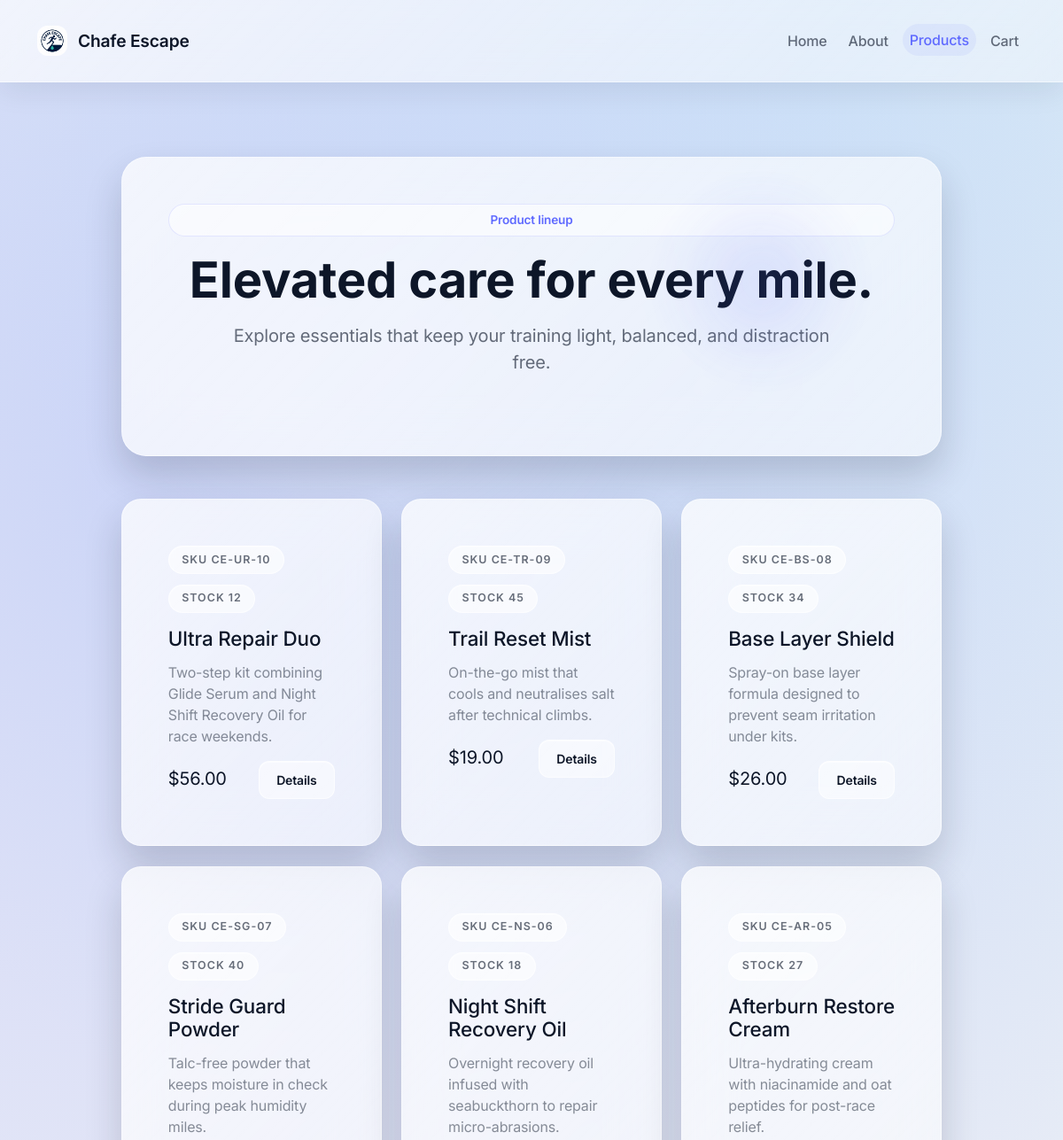
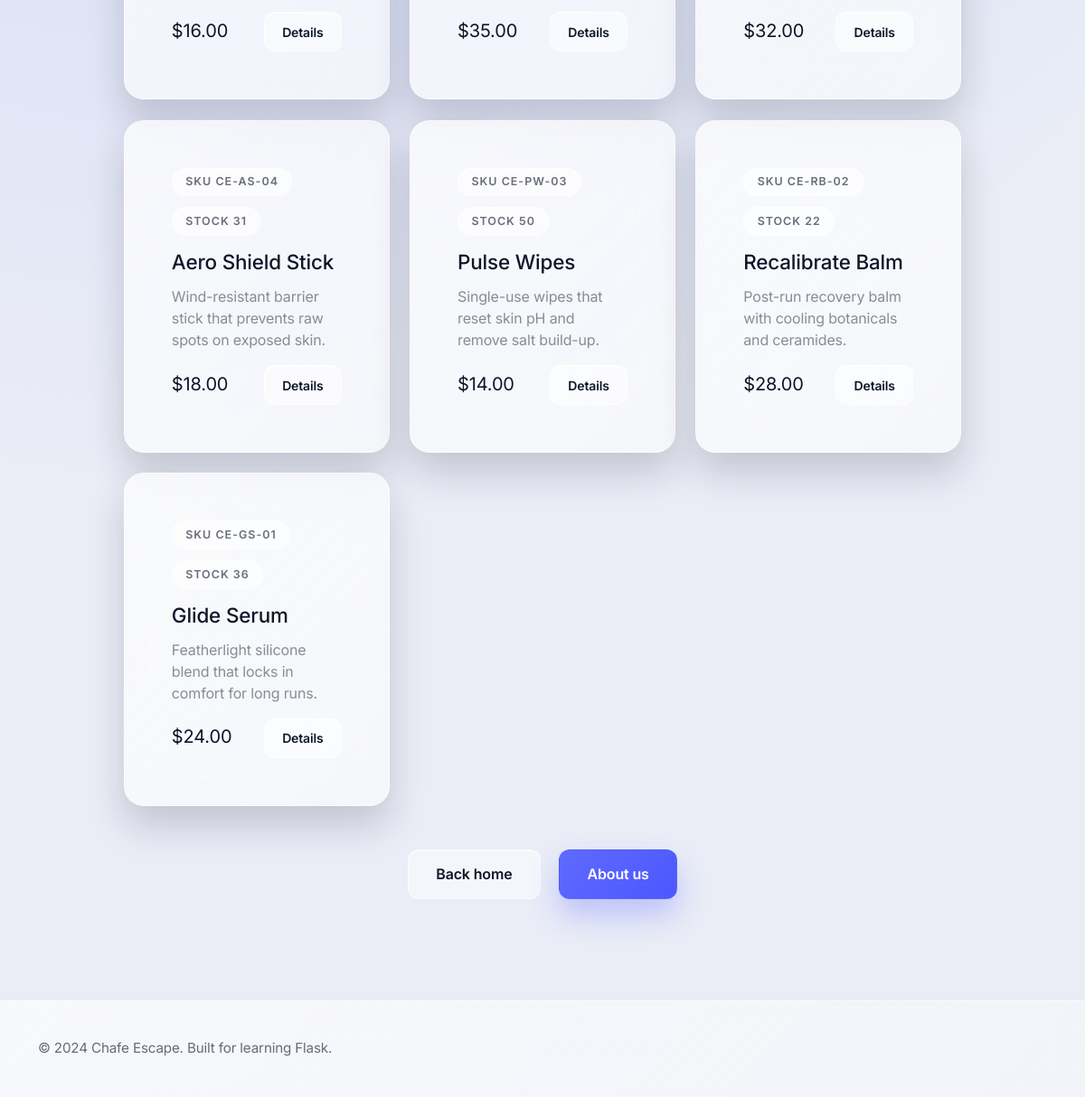
Page /products on the committed database (2 pictures, top to bottom).
### tables this page shows
CREATE TABLE products (
                id INTEGER PRIMARY KEY AUTOINCREMENT,
                name TEXT NOT NULL,
                description TEXT NOT NULL,
                price REAL NOT NULL,
                sku TEXT UNIQUE,
                inventory_count INTEGER DEFAULT 0,
                image_path TEXT
            );

### app.py (the view)
@app.route("/products")
def products() -> str:
    products = fetch_products()
    return render_template("products.html", products=products)

### app.py (called while the page is built)
@app.context_processor
def inject_cart_meta() -> Dict[str, int]:
    cart = session.get("cart", {})
    total_items = 0
    for qty in cart.values():
        try:
            total_items += int(qty)
        except (TypeError, ValueError):
            continue
    return {"cart_item_count": total_items}

### database.py (called while the page is built)
@contextmanager
def get_connection() -> Iterator[sqlite3.Connection]:
    conn = sqlite3.connect(DB_PATH)
    try:
        conn.row_factory = sqlite3.Row
        conn.execute("PRAGMA foreign_keys = ON")
        yield conn
        conn.commit()
    finally:
        conn.close()

### templates/products.html (shortened to what this page needs)
<!DOCTYPE html>
<html lang="en">
<head>
    <link href="https://cdn.jsdelivr.net/npm/bootstrap@5.1.3/dist/css/bootstrap.min.css" rel="stylesheet">
    <link rel="stylesheet" href="{{ url_for('static', filename='css/site.css') }}">
</head>
<body>
    <nav class="navbar navbar-expand-lg">
        <div class="container">
            <a class="navbar-brand" href="{{ url_for('index') }}">
                <img src="{{ url_for('static', filename='img/logo.png') }}" alt="Chafe Escape logo">
                <span>Chafe Escape</span>
            </a>
            <div class="navbar-nav ms-auto align-items-center gap-2">
                <a class="nav-link" href="{{ url_for('index') }}">Home</a>
                <a class="nav-link" href="{{ url_for('about') }}">About</a>
                <a class="nav-link active" href="{{ url_for('products') }}">Products</a>
                <a class="nav-link cart-link" href="{{ url_for('cart') }}">
                    Cart
                </a>
            </div>
        </div>
    </nav>
    <div class="page-shell">
        <div class="container">
            <div class="row justify-content-center grid-tight">
                <div class="col-lg-10">
                    <div class="hero-card text-center mb-5">
                        <div class="badge-soft mb-3">Product lineup</div>
                        <h1 class="page-title">Elevated care for every mile.</h1>
                        <p class="page-subtitle">Explore essentials that keep your training light, balanced, and distraction free.</p>
                    </div>
                    {% if products %}
                        <div class="row grid-tight">
                            {% for product in products %}
                                <div class="col-md-6 col-xl-4">
                                    <div class="product-card h-100">
                                        <div class="product-meta mb-3">
                                            {% if product['sku'] %}
                                                <span class="pill">SKU {{ product['sku'] }}</span>
                                            {% endif %}
                                            <span class="pill">Stock {{ product['inventory_count'] }}</span>
                                        </div>
                                        <h3>{{ product['name'] }}</h3>
                                        <p class="text-muted">{{ product['description'] }}</p>
                                        <div class="d-flex align-items-baseline justify-content-between">
                                            <span class="fw-semibold fs-5">${{ "%.2f"|format(product['price']) }}</span>
                                            <a href="{{ url_for('product_detail', product_id=product['id']) }}" class="btn btn-ghost btn-sm">Details</a>
                                        </div>
                                    </div>
                                </div>
                            {% endfor %}
                        </div>
                    {% endif %}
                    <div class="text-center mt-5">
                        <a href="{{ url_for('index') }}" class="btn btn-ghost me-3">Back home</a>
                        <a href="{{ url_for('about') }}" class="btn btn-primary">About us</a>
                    </div>
                </div>
            </div>
        </div>
    </div>
    <footer class="footer">
        <div class="container">
            <p class="footer-text">&copy; 2024 Chafe Escape. Built for learning Flask.</p>
        </div>
    </footer>
</body>
</html>

### rows in the picture
products: sku "CE-UR-10", inventory_count "12", name "Ultra Repair Duo", description "Two-step kit combining Glide Serum and Night Shift Recovery Oil for race weekends.", price "56.00"
products: sku "CE-TR-09", inventory_count "45", name "Trail Reset Mist", description "On-the-go mist that cools and neutralises salt after technical climbs.", price "19.00"
products: sku "CE-BS-08", inventory_count "34", name "Base Layer Shield", description "Spray-on base layer formula designed to prevent seam irritation under kits.", price "26.00"
products: sku "CE-SG-07", inventory_count "40", name "Stride Guard Powder", description "Talc-free powder that keeps moisture in check during peak humidity miles.", price "16.00"
products: sku "CE-NS-06", inventory_count "18", name "Night Shift Recovery Oil", description "Overnight recovery oil infused with seabuckthorn to repair micro-abrasions.", price "35.00"
products: sku "CE-AR-05", inventory_count "27", name "Afterburn Restore Cream", description "Ultra-hydrating cream with niacinamide and oat peptides for post-race relief.", price "32.00"
products: sku "CE-AS-04", inventory_count "31", name "Aero Shield Stick", description "Wind-resistant barrier stick that prevents raw spots on exposed skin.", price "18.00"
products: sku "CE-PW-03", inventory_count "50", name "Pulse Wipes", description "Single-use wipes that reset skin pH and remove salt build-up.", price "14.00"
products: sku "CE-RB-02", inventory_count "22", name "Recalibrate Balm", description "Post-run recovery balm with cooling botanicals and ceramides.", price "28.00"
products: sku "CE-GS-01", inventory_count "36", name "Glide Serum", description "Featherlight silicone blend that locks in comfort for long runs.", price "24.00"
